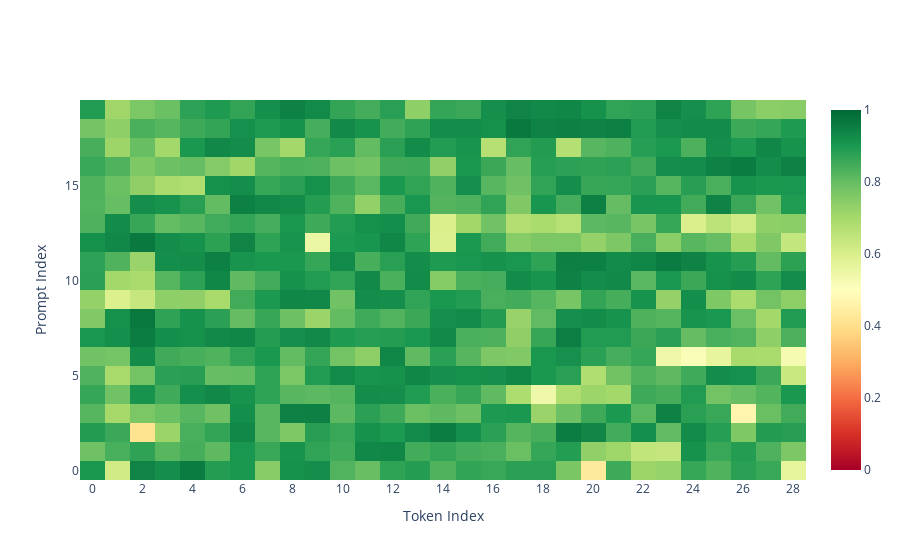

Notebook source saved alongside this figure:
### Code cell
plot_scores_by_prompt(fact_scores)

### Figure 1 — Plotly figure (JSON) as saved in the notebook; plotly's stock layout.template omitted (floating-point values rounded to 4 significant figures; data arrays with more than 128 entries replaced by an {"elided": "..."} marker saying what was removed)
{"data": [{"colorscale": [[0, "rgb(165,0,38)"], [0.1, "rgb(215,48,39)"], [0.2, "rgb(244,109,67)"], [0.3, "rgb(253,174,97)"], [0.4, "rgb(254,224,139)"], [0.5, "rgb(255,255,191)"], [0.6, "rgb(217,239,139)"], [0.7, "rgb(166,217,106)"], [0.8, "rgb(102,189,99)"], [0.9, "rgb(26,152,80)"], [1, "rgb(0,104,55)"]], "hoverongaps": false, "showscale": true, "type": "heatmap", "z": {"elided": "20x29 float values"}, "zmax": 1, "zmin": 0}], "layout": {"autosize": true, "xaxis": {"autorange": true, "nticks": 29, "range": [-0.5, 28.5], "title": {"text": "Token Index"}}, "yaxis": {"autorange": true, "range": [-0.5, 19.5], "title": {"text": "Prompt Index"}}}}
